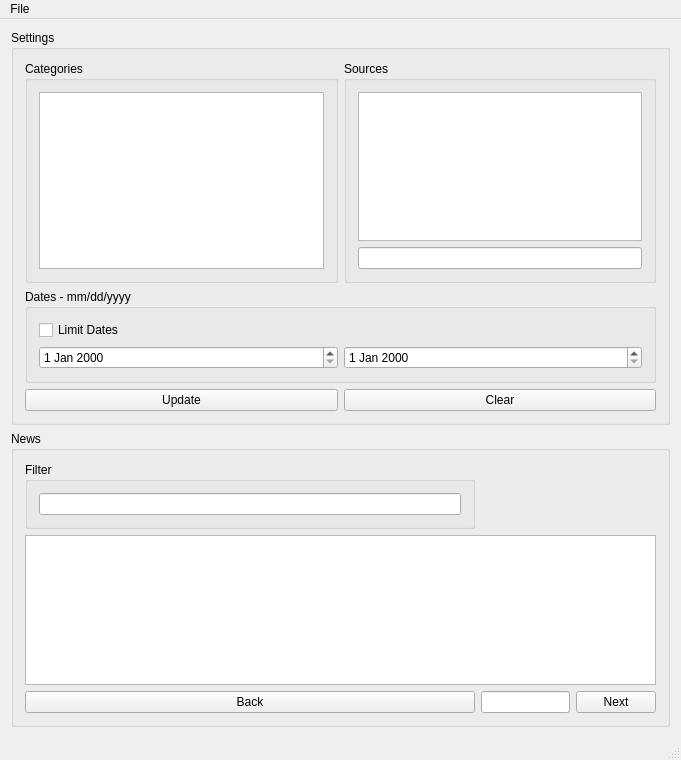
<?xml version="1.0" encoding="UTF-8"?>
<ui version="4.0">
 <class>MainWindow</class>
 <widget class="QMainWindow" name="MainWindow">
  <property name="geometry">
   <rect>
    <x>0</x>
    <y>0</y>
    <width>681</width>
    <height>760</height>
   </rect>
  </property>
  <property name="windowTitle">
   <string>MainWindow</string>
  </property>
  <widget class="QWidget" name="centralWidget">
   <layout class="QGridLayout" name="gridLayout">
    <item row="0" column="0">
     <widget class="QGroupBox" name="settingsGroupBox">
      <property name="title">
       <string>Settings</string>
      </property>
      <layout class="QGridLayout" name="gridLayout_7">
       <item row="2" column="0" colspan="2">
        <widget class="QGroupBox" name="datesGroupBox">
         <property name="title">
          <string>Dates - mm/dd/yyyy</string>
         </property>
         <layout class="QGridLayout" name="gridLayout_5">
          <item row="0" column="0">
           <widget class="QCheckBox" name="dateCheckBox">
            <property name="text">
             <string>Limit Dates</string>
            </property>
           </widget>
          </item>
          <item row="1" column="0">
           <widget class="QDateEdit" name="fromDateEdit"/>
          </item>
          <item row="1" column="1">
           <widget class="QDateEdit" name="toDateEdit"/>
          </item>
         </layout>
        </widget>
       </item>
       <item row="1" column="0">
        <widget class="QGroupBox" name="categoriesGroupBox">
         <property name="title">
          <string>Categories</string>
         </property>
         <layout class="QGridLayout" name="gridLayout_3" columnstretch="0">
          <item row="1" column="0">
           <widget class="QListWidget" name="categoryListWidget"/>
          </item>
         </layout>
        </widget>
       </item>
       <item row="1" column="1">
        <widget class="QGroupBox" name="sourcesGroupBox">
         <property name="title">
          <string>Sources</string>
         </property>
         <layout class="QGridLayout" name="gridLayout_4">
          <item row="1" column="0">
           <widget class="QLineEdit" name="sourcesLineEdit"/>
          </item>
          <item row="0" column="0">
           <widget class="QListWidget" name="sourcesListWidget"/>
          </item>
         </layout>
        </widget>
       </item>
       <item row="3" column="0">
        <widget class="QPushButton" name="updateSettingsButton">
         <property name="text">
          <string>Update</string>
         </property>
        </widget>
       </item>
       <item row="3" column="1">
        <widget class="QPushButton" name="clearSettingsButton">
         <property name="text">
          <string>Clear</string>
         </property>
        </widget>
       </item>
      </layout>
     </widget>
    </item>
    <item row="1" column="0">
     <widget class="QGroupBox" name="newsGroupBox">
      <property name="autoFillBackground">
       <bool>true</bool>
      </property>
      <property name="title">
       <string>News</string>
      </property>
      <layout class="QGridLayout" name="gridLayout_2">
       <item row="0" column="0">
        <widget class="QGroupBox" name="filterGroupBox">
         <property name="title">
          <string>Filter</string>
         </property>
         <layout class="QVBoxLayout" name="verticalLayout">
          <item>
           <widget class="QLineEdit" name="filterLineEdit"/>
          </item>
         </layout>
        </widget>
       </item>
       <item row="1" column="0" colspan="3">
        <widget class="QListWidget" name="newsListWidget"/>
       </item>
       <item row="2" column="0">
        <widget class="QPushButton" name="GoBack">
         <property name="minimumSize">
          <size>
           <width>450</width>
           <height>0</height>
          </size>
         </property>
         <property name="maximumSize">
          <size>
           <width>450</width>
           <height>100</height>
          </size>
         </property>
         <property name="text">
          <string>Back</string>
         </property>
        </widget>
       </item>
       <item row="2" column="2">
        <widget class="QPushButton" name="NextPage">
         <property name="maximumSize">
          <size>
           <width>100</width>
           <height>42</height>
          </size>
         </property>
         <property name="text">
          <string>Next</string>
         </property>
        </widget>
       </item>
       <item row="2" column="1">
        <widget class="QLineEdit" name="pageNum"/>
       </item>
      </layout>
     </widget>
    </item>
   </layout>
  </widget>
  <widget class="QMenuBar" name="menuBar">
   <property name="geometry">
    <rect>
     <x>0</x>
     <y>0</y>
     <width>681</width>
     <height>22</height>
    </rect>
   </property>
   <widget class="QMenu" name="menuFile">
    <property name="title">
     <string>File</string>
    </property>
    <addaction name="actionSettings"/>
    <addaction name="separator"/>
    <addaction name="actionExit"/>
   </widget>
   <addaction name="menuFile"/>
  </widget>
  <widget class="QStatusBar" name="statusBar"/>
  <action name="actionSettings">
   <property name="text">
    <string>Settings</string>
   </property>
  </action>
  <action name="actionExit">
   <property name="text">
    <string>Exit</string>
   </property>
  </action>
 </widget>
 <layoutdefault spacing="6" margin="11"/>
 <resources/>
 <connections/>
</ui>
